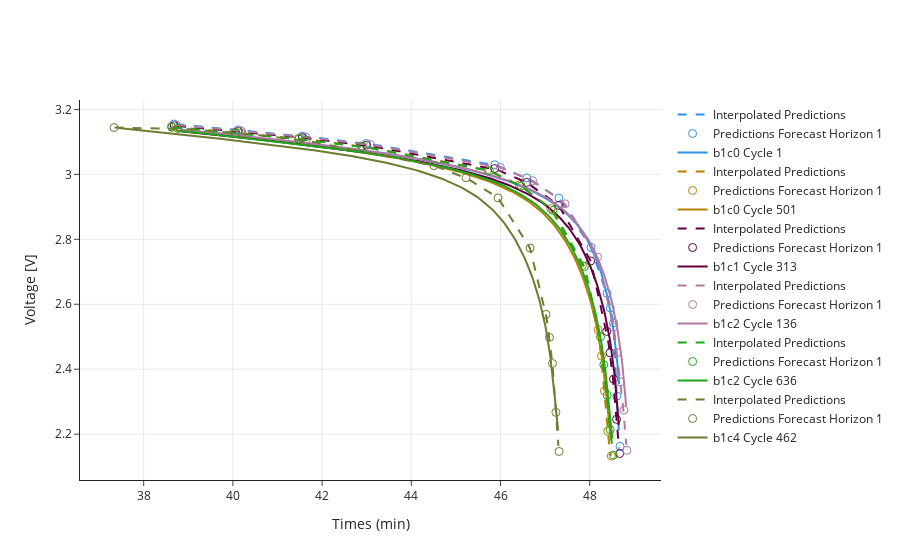

Notebook code cell kept with this figure:
### Code cell
skip = 500
train_cell_id_idx = 0
last_cycle = 1
current_cycle = 1
opacity_list = [1, 0.6, 0.3]
fig = go.Figure()
for i in range(0, len(datasets["X_train"]), batch_size * skip):
    df_true = pd.DataFrame(datasets["y_train"][i : i + batch_size][:, 0, 0])
    
    last_cycle = current_cycle
    current_cycle = int(datasets["X_train"][i : i + batch_size][0][0][-1]*MAX_CYCLE)
    if current_cycle>740:
        continue
    if last_cycle> current_cycle:
        train_cell_id_idx += 1
        
    cell_id = train_cell_ids[train_cell_id_idx]
    original_df = datasets["original_train"]

    original_df= original_df[original_df.Cycle==current_cycle]
    original_df= original_df[original_df.Cell==cell_id]
    original_df = original_df[original_df.I < MAX_DISCHARGE_CURRENT]
    original_df = original_df[original_df.I > MIN_DISCHARGE_CURRENT]

    original_df['Qd'] = (original_df['Qd']-original_df['Qd'].min())/(original_df['Qd'].max()-original_df['Qd'].min())

    if len(original_df)< 2:
        continue
    q_new = original_df.Qd.values
    t_new = original_df['t'].values
    time_interpolator = interp1d(x = q_new,  y = t_new, fill_value="extrapolate")
    
    
    for j in range(nf_steps):
        df_pred = pd.DataFrame(model.predict(datasets["X_train"][i : i + batch_size], verbose=0)[:, j, 0])
    
        ref_capacities_wrt_nf = REFERENCE_CAPACITIES[window_length+j:-nf_steps+j-1]

        prediction_interpolator = interp1d(x = ref_capacities_wrt_nf, 
                                           y = df_pred[0].values*(VOLTAGE_MAX - VOLTAGE_MIN) + VOLTAGE_MIN,
                                           
                                          )
        
        q_j = q_new[q_new>= min(REFERENCE_CAPACITIES[window_length+j:-nf_steps+j-1])]
        q_j = q_j[q_j<= max(REFERENCE_CAPACITIES[window_length+j:-nf_steps+j-1])]
        t_interp = time_interpolator(REFERENCE_CAPACITIES[window_length:-nf_steps-1])
        if j==0:
            q_j0 = q_j
        V_pred = prediction_interpolator(q_j)
        fig.add_trace(
            go.Scatter(
                x=time_interpolator(q_j),
                y=V_pred,
                showlegend=True,
                mode="lines",
                line_dash="dash",
                name = "Interpolated Predictions",
                marker_color=pallete[i],
                opacity=opacity_list[j]
            )
        )
        
        fig.add_trace(
            go.Scatter(
                x=time_interpolator(ref_capacities_wrt_nf),
                y=df_pred[0].values*(VOLTAGE_MAX - VOLTAGE_MIN) + VOLTAGE_MIN,
                showlegend=True,
                mode="markers",
                name = f"Predictions Forecast Horizon {j+1}",
                marker_color=pallete[i],
                marker_symbol = symbol_list[j],
                marker_size=8,
#                 marker_opacity=opacity_list[j]
            )
        )


    odf = original_df[original_df.Qd > q_j0.min()]
    odf = odf[odf.Qd < q_j.max()]
    fig.add_trace(
        go.Scatter(
            x=odf['t'],
            y=odf['V'],
            showlegend=True,
            mode="lines",
            name = f"{cell_id} Cycle {current_cycle}",
            line_color=pallete[i]
        )
    )


fig.update_yaxes(title="Voltage [V]", showgrid=True)
fig.update_xaxes(title="Times (min)", showgrid=True)
fig.update_layout(template="simple_white")

### Figure 1 — Plotly figure (JSON) as saved in the notebook; plotly's stock layout.template omitted (floating-point values rounded to 4 significant figures; data arrays with more than 128 entries replaced by an {"elided": "..."} marker saying what was removed)
{"data": [{"line": {"dash": "dash"}, "marker": {"color": "#2E91E5"}, "mode": "lines", "name": "Interpolated Predictions", "opacity": 1, "showlegend": true, "type": "scatter", "x": {"elided": "198 float values"}, "y": {"elided": "198 float values"}}, {"marker": {"color": "#2E91E5", "size": 8, "symbol": "circle-open"}, "mode": "markers", "name": "Predictions Forecast Horizon 1", "showlegend": true, "type": "scatter", "x": [38.68, 40.12, 41.56, 42.99, 45.87, 46.59, 47.31, 48.03, 48.39, 48.46, 48.53, 48.61, 48.68], "y": [3.155, 3.137, 3.118, 3.095, 3.03, 2.989, 2.927, 2.775, 2.634, 2.589, 2.543, 2.317, 2.162]}, {"line": {"color": "#2E91E5"}, "mode": "lines", "name": "b1c0 Cycle 1", "showlegend": true, "type": "scatter", "x": {"elided": "192 float values"}, "y": {"elided": "192 float values"}}, {"line": {"dash": "dash"}, "marker": {"color": "#B68100"}, "mode": "lines", "name": "Interpolated Predictions", "opacity": 1, "showlegend": true, "type": "scatter", "x": {"elided": "232 float values"}, "y": {"elided": "232 float values"}}, {"marker": {"color": "#B68100", "size": 8, "symbol": "circle-open"}, "mode": "markers", "name": "Predictions Forecast Horizon 1", "showlegend": true, "type": "scatter", "x": [38.62, 40.03, 41.47, 42.88, 45.71, 46.42, 47.13, 47.83, 48.19, 48.26, 48.33, 48.4, 48.48], "y": [3.147, 3.129, 3.111, 3.087, 3.014, 2.967, 2.895, 2.719, 2.521, 2.44, 2.333, 2.209, 2.133]}, {"line": {"color": "#B68100"}, "mode": "lines", "name": "b1c0 Cycle 501", "showlegend": true, "type": "scatter", "x": {"elided": "228 float values"}, "y": {"elided": "228 float values"}}, {"line": {"dash": "dash"}, "marker": {"color": "#620042"}, "mode": "lines", "name": "Interpolated Predictions", "opacity": 1, "showlegend": true, "type": "scatter", "x": {"elided": "224 float values"}, "y": {"elided": "224 float values"}}, {"marker": {"color": "#620042", "size": 8, "symbol": "circle-open"}, "mode": "markers", "name": "Predictions Forecast Horizon 1", "showlegend": true, "type": "scatter", "x": [38.68, 40.12, 41.56, 42.99, 45.87, 46.58, 47.3, 48.02, 48.38, 48.45, 48.53, 48.6, 48.67], "y": [3.15, 3.132, 3.113, 3.09, 3.018, 2.975, 2.904, 2.733, 2.516, 2.451, 2.37, 2.246, 2.14]}, {"line": {"color": "#620042"}, "mode": "lines", "name": "b1c1 Cycle 313", "showlegend": true, "type": "scatter", "x": {"elided": "219 float values"}, "y": {"elided": "219 float values"}}, {"line": {"dash": "dash"}, "marker": {"color": "#B279A2"}, "mode": "lines", "name": "Interpolated Predictions", "opacity": 1, "showlegend": true, "type": "scatter", "x": {"elided": "214 float values"}, "y": {"elided": "214 float values"}}, {"marker": {"color": "#B279A2", "size": 8, "symbol": "circle-open"}, "mode": "markers", "name": "Predictions Forecast Horizon 1", "showlegend": true, "type": "scatter", "x": [38.73, 40.18, 41.63, 43.09, 45.99, 46.72, 47.45, 48.17, 48.54, 48.61, 48.69, 48.77, 48.83], "y": [3.152, 3.134, 3.115, 3.092, 3.022, 2.98, 2.91, 2.746, 2.53, 2.451, 2.361, 2.274, 2.15]}, {"line": {"color": "#B279A2"}, "mode": "lines", "name": "b1c2 Cycle 136", "showlegend": true, "type": "scatter", "x": {"elided": "208 float values"}, "y": {"elided": "208 float values"}}, {"line": {"dash": "dash"}, "marker": {"color": "#1CA71C"}, "mode": "lines", "name": "Interpolated Predictions", "opacity": 1, "showlegend": true, "type": "scatter", "x": {"elided": "219 float values"}, "y": {"elided": "219 float values"}}, {"marker": {"color": "#1CA71C", "size": 8, "symbol": "circle-open"}, "mode": "markers", "name": "Predictions Forecast Horizon 1", "showlegend": true, "type": "scatter", "x": [38.63, 40.06, 41.48, 42.9, 45.75, 46.46, 47.17, 47.88, 48.24, 48.31, 48.39, 48.46, 48.53], "y": [3.145, 3.128, 3.109, 3.086, 3.011, 2.964, 2.889, 2.716, 2.499, 2.414, 2.32, 2.214, 2.135]}, {"line": {"color": "#1CA71C"}, "mode": "lines", "name": "b1c2 Cycle 636", "showlegend": true, "type": "scatter", "x": {"elided": "214 float values"}, "y": {"elided": "214 float values"}}, {"line": {"dash": "dash"}, "marker": {"color": "#6C7C32"}, "mode": "lines", "name": "Interpolated Predictions", "opacity": 1, "showlegend": true, "type": "scatter", "x": {"elided": "223 float values"}, "y": {"elided": "223 float values"}}, {"marker": {"color": "#6C7C32", "size": 8, "symbol": "circle-open"}, "mode": "markers", "name": "Predictions Forecast Horizon 1", "showlegend": true, "type": "scatter", "x": [37.34, 38.77, 40.2, 41.64, 44.51, 45.23, 45.94, 46.66, 47.02, 47.1, 47.16, 47.24, 47.31], "y": [3.144, 3.142, 3.127, 3.104, 3.027, 2.99, 2.927, 2.773, 2.569, 2.498, 2.417, 2.267, 2.147]}, {"line": {"color": "#6C7C32"}, "mode": "lines", "name": "b1c4 Cycle 462", "showlegend": true, "type": "scatter", "x": {"elided": "219 float values"}, "y": {"elided": "219 float values"}}], "layout": {"xaxis": {"showgrid": true, "title": {"text": "Times (min)"}}, "yaxis": {"showgrid": true, "title": {"text": "Voltage [V]"}}}}
